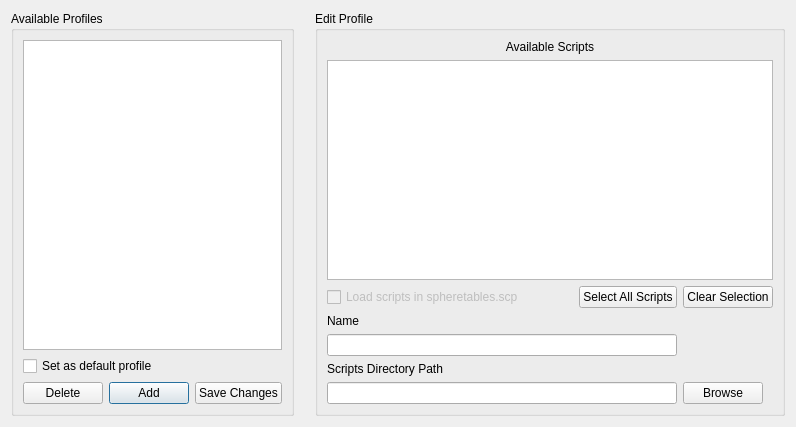
<?xml version="1.0" encoding="UTF-8"?>
<ui version="4.0">
 <class>Dlg_ProfileScripts_Options</class>
 <widget class="QDialog" name="Dlg_ProfileScripts_Options">
  <property name="geometry">
   <rect>
    <x>0</x>
    <y>0</y>
    <width>796</width>
    <height>427</height>
   </rect>
  </property>
  <property name="windowTitle">
   <string>Scripts Profile Options</string>
  </property>
  <layout class="QHBoxLayout" name="horizontalLayout_2">
   <item>
    <widget class="QGroupBox" name="groupBox_avail">
     <property name="title">
      <string>Available Profiles</string>
     </property>
     <property name="checkable">
      <bool>false</bool>
     </property>
     <layout class="QGridLayout" name="gridLayout_4">
      <property name="sizeConstraint">
       <enum>QLayout::SetDefaultConstraint</enum>
      </property>
      <item row="0" column="0">
       <layout class="QGridLayout" name="gridLayout" columnstretch="0,0,0">
        <item row="0" column="0" colspan="3">
         <widget class="QListView" name="listView_profiles"/>
        </item>
        <item row="2" column="1">
         <widget class="QPushButton" name="pushButton_profileAdd">
          <property name="sizePolicy">
           <sizepolicy hsizetype="Maximum" vsizetype="Fixed">
            <horstretch>0</horstretch>
            <verstretch>0</verstretch>
           </sizepolicy>
          </property>
          <property name="focusPolicy">
           <enum>Qt::StrongFocus</enum>
          </property>
          <property name="text">
           <string>Add</string>
          </property>
         </widget>
        </item>
        <item row="2" column="0">
         <widget class="QPushButton" name="pushButton_profileDelete">
          <property name="sizePolicy">
           <sizepolicy hsizetype="Maximum" vsizetype="Fixed">
            <horstretch>0</horstretch>
            <verstretch>0</verstretch>
           </sizepolicy>
          </property>
          <property name="focusPolicy">
           <enum>Qt::StrongFocus</enum>
          </property>
          <property name="text">
           <string>Delete</string>
          </property>
         </widget>
        </item>
        <item row="2" column="2">
         <widget class="QPushButton" name="pushButton_profileSave">
          <property name="sizePolicy">
           <sizepolicy hsizetype="Maximum" vsizetype="Fixed">
            <horstretch>0</horstretch>
            <verstretch>0</verstretch>
           </sizepolicy>
          </property>
          <property name="focusPolicy">
           <enum>Qt::StrongFocus</enum>
          </property>
          <property name="text">
           <string>Save Changes</string>
          </property>
         </widget>
        </item>
        <item row="1" column="0" colspan="2">
         <widget class="QCheckBox" name="checkBox_setDefaultProfile">
          <property name="text">
           <string>Set as default profile</string>
          </property>
         </widget>
        </item>
       </layout>
      </item>
     </layout>
    </widget>
   </item>
   <item>
    <spacer name="horizontalSpacer">
     <property name="orientation">
      <enum>Qt::Horizontal</enum>
     </property>
     <property name="sizeType">
      <enum>QSizePolicy::Fixed</enum>
     </property>
     <property name="sizeHint" stdset="0">
      <size>
       <width>15</width>
       <height>20</height>
      </size>
     </property>
    </spacer>
   </item>
   <item>
    <widget class="QGroupBox" name="groupBox_edit">
     <property name="title">
      <string>Edit Profile</string>
     </property>
     <layout class="QGridLayout" name="gridLayout_5">
      <item row="0" column="0">
       <layout class="QGridLayout" name="gridLayout_6" columnstretch="1,0,0">
        <item row="3" column="0">
         <widget class="QCheckBox" name="checkBox_spheretables">
          <property name="enabled">
           <bool>false</bool>
          </property>
          <property name="text">
           <string>Load scripts in spheretables.scp</string>
          </property>
         </widget>
        </item>
        <item row="4" column="0">
         <widget class="QLabel" name="label_editName">
          <property name="text">
           <string>Name</string>
          </property>
         </widget>
        </item>
        <item row="10" column="2">
         <widget class="QPushButton" name="pushButton_pathBrowse">
          <property name="sizePolicy">
           <sizepolicy hsizetype="Maximum" vsizetype="Fixed">
            <horstretch>0</horstretch>
            <verstretch>0</verstretch>
           </sizepolicy>
          </property>
          <property name="focusPolicy">
           <enum>Qt::StrongFocus</enum>
          </property>
          <property name="text">
           <string>Browse</string>
          </property>
          <property name="checkable">
           <bool>false</bool>
          </property>
         </widget>
        </item>
        <item row="0" column="0" colspan="3">
         <widget class="QLabel" name="label_editAvail">
          <property name="sizePolicy">
           <sizepolicy hsizetype="Preferred" vsizetype="Preferred">
            <horstretch>0</horstretch>
            <verstretch>0</verstretch>
           </sizepolicy>
          </property>
          <property name="text">
           <string>Available Scripts</string>
          </property>
          <property name="alignment">
           <set>Qt::AlignCenter</set>
          </property>
         </widget>
        </item>
        <item row="7" column="0" rowspan="2">
         <widget class="QLabel" name="label_editPath">
          <property name="text">
           <string>Scripts Directory Path</string>
          </property>
         </widget>
        </item>
        <item row="1" column="0" colspan="3">
         <widget class="QTreeView" name="treeView_scripts">
          <property name="focusPolicy">
           <enum>Qt::NoFocus</enum>
          </property>
         </widget>
        </item>
        <item row="3" column="2">
         <widget class="QPushButton" name="pushButton_clearSelection">
          <property name="text">
           <string>Clear Selection</string>
          </property>
         </widget>
        </item>
        <item row="3" column="1">
         <widget class="QPushButton" name="pushButton_SelectAllScripts">
          <property name="text">
           <string>Select All Scripts</string>
          </property>
         </widget>
        </item>
        <item row="10" column="0" colspan="2">
         <widget class="QLineEdit" name="lineEdit_editPath"/>
        </item>
        <item row="5" column="0" colspan="2">
         <widget class="QLineEdit" name="lineEdit_editName"/>
        </item>
       </layout>
      </item>
     </layout>
    </widget>
   </item>
  </layout>
 </widget>
 <resources/>
 <connections/>
</ui>
